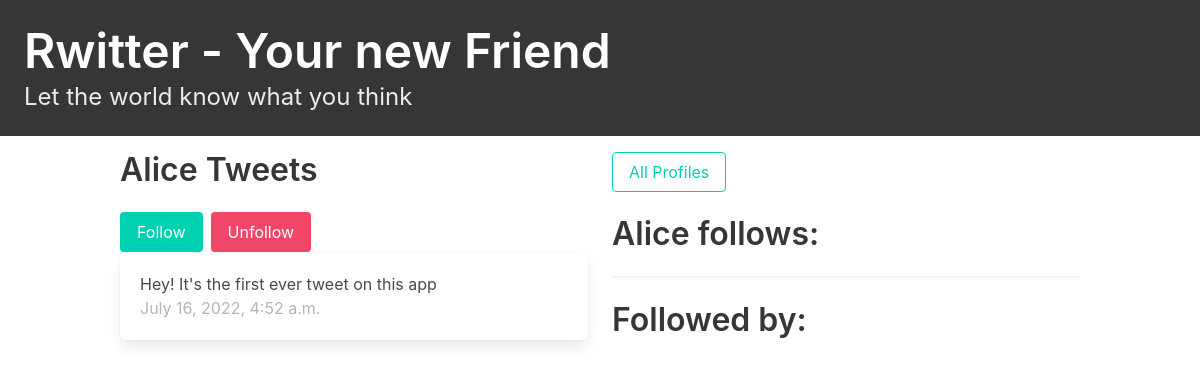
The app's page /profile/4 (signed in) with its own data.
### rwitter/models.py (models this page shows, shortened)
class Profile(models.Model):
    user = models.OneToOneField(User, on_delete = models.CASCADE)
    follows = models.ManyToManyField("self", related_name='followed_by', symmetrical=False, blank=True)
    profile_picture = models.FileField(null=True, blank=True)

class Rweets(models.Model):
    user = models.ForeignKey(User, related_name='rweets', on_delete=models.DO_NOTHING)
    body = models.CharField(max_length=180)
    created_at = models.DateTimeField(auto_now_add=True)

### rwitter/views.py (the view, shortened to what this page needs)
# urls.py: path('profile/<int:pk>', views.profile, name='profile')
def profile(request, pk):
    if not hasattr(request.user, 'profile'):
        missing_user_profile = Profile(user = request.user)
        missing_user_profile.save()
    profile = Profile.objects.get(pk=pk)
    return render(request, 'profile.html', {'profile': profile})

### rwitter/templates/profile.html (shortened to what this page needs)
{% extends 'base.html' %}
{% block content%}
<div class="column is-half">
<form action="" method="post">
    <h1 class="title">{{profile.user.username|title}} Tweets</h1>
    <div class="buttons">
      {%if profile in user.profile.follows.all%}
        <button class="button is-static">Follow</button>
        <button class="button is-danger" name="follow" value="unfollow">Unfollow</button>
      {% else %}
        <button class="button is-primary" name="follow" value="follow">Follow</button>
        <button class="button is-danger">Unfollow</button>
      {% endif %}
    </div>
</form>
<div class="block">
  <div class="content">
    {% for rweet in profile.user.rweets.all%}
      <div class="box">
        {{rweet.body}}
        <br>
        <span class="is-small has-text-grey-light">
          {{rweet.created_at}}
        </span>
      </div>
    {% endfor %}
  </div>
</div>
</div>
<div class="column is-half">
  <div class="block">
    <a href="{% url 'profile_list' %}">
        <button class="button is-primary is-outlined ">
            All Profiles
        </button>
    </a>
  </div>
  <p class="title">{{profile.user.username|title}} follows:</p>
  <hr>
  <div class="block">
    <h3 class="title">Followed by: </h3>
  </div>
</div>
{% endblock %}

### records on screen
Profile: user.username "Alice"
Rweets: body "Hey! It's the first ever tweet on this app", created_at "July 16, 2022, 4:52 a.m."
